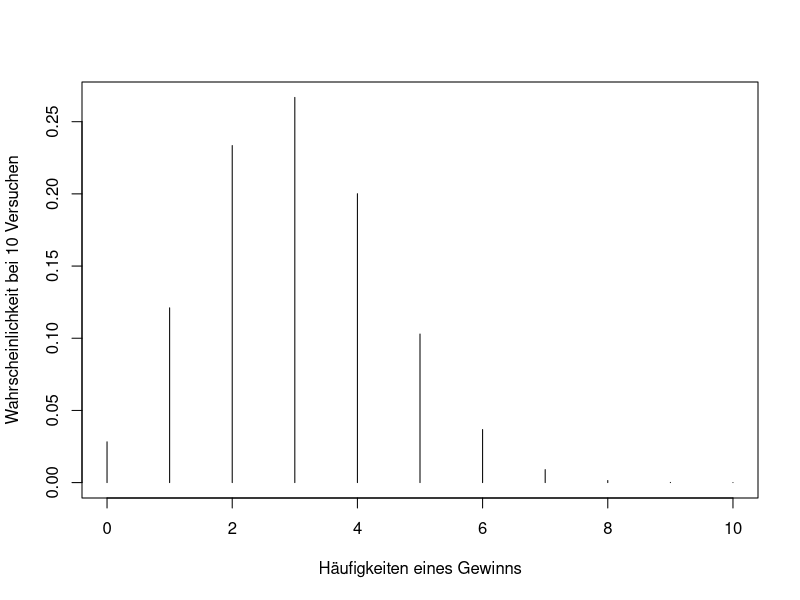
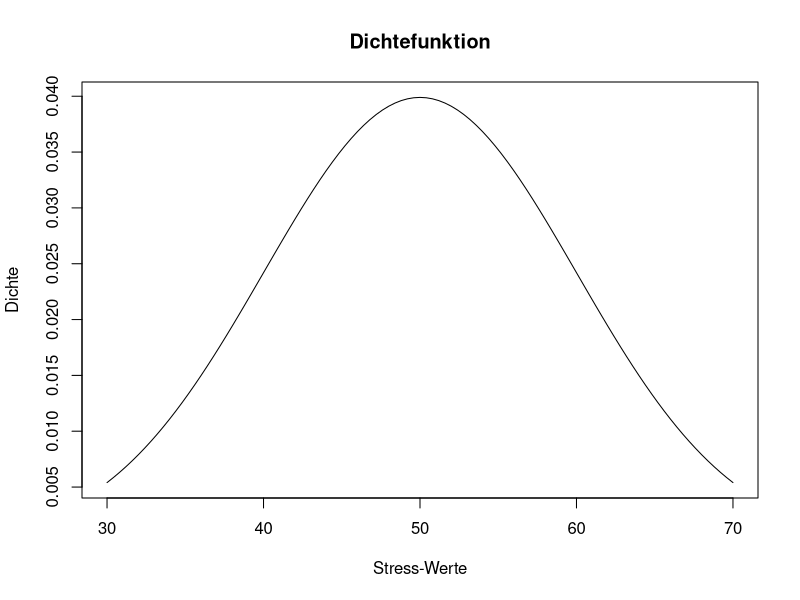
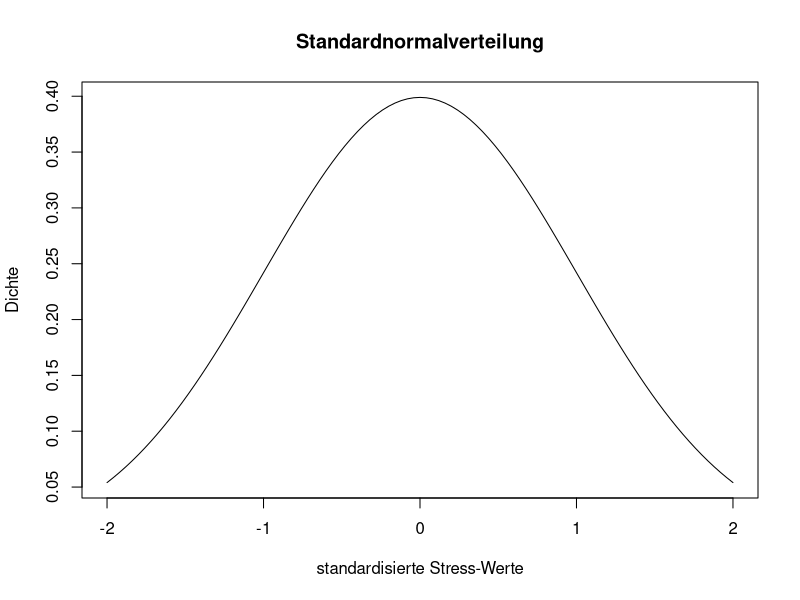
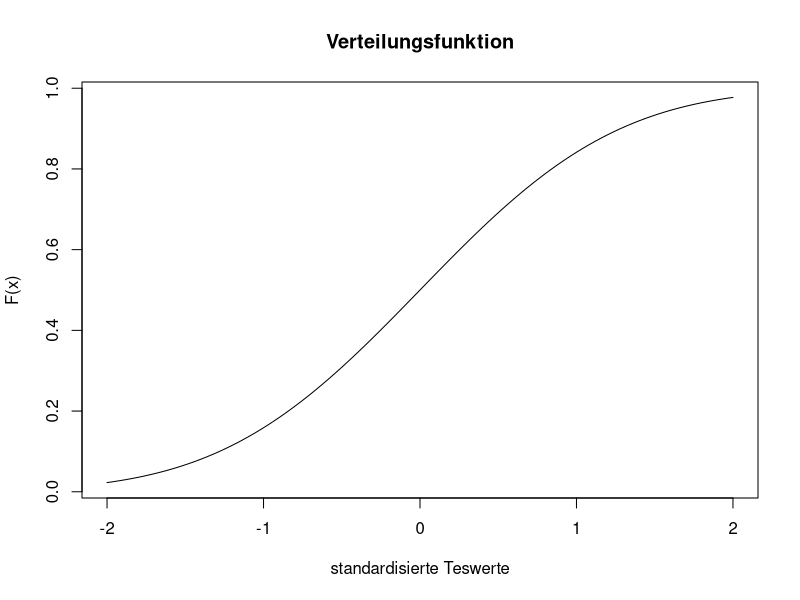

Recreate these plots in R, in order.
## ---- chunk 1
topf <- c('rot','gruen','blau','gelb')
kombis <- expand.grid(topf, topf)
nrow(kombis)
## ---- chunk 2
kombis$gewinn <- kombis$Var1 == 'gruen'|kombis$Var2 == 'gruen'
sum(kombis$gewinn == TRUE)
## ---- chunk 3
muenze <- c('Kopf', 'Zahl')
sample(x = muenze, size = 1)
## ---- chunk 4
set.seed(1901)
kopfwurf <- replicate(n = 5, expr = sample(x = muenze, size = 1)=="Kopf")
## ---- chunk 5
dbinom(x = 4, size = 10, prob = 0.3)
## ---- chunk 6
x <- c(0:10)
probs <- dbinom(x, size = 10, prob = 0.3)
plot(x = x, y = probs, type = "h", xlab = "Häufigkeiten eines Gewinns", ylab = "Wahrscheinlichkeit bei 10 Versuchen")
## ---- chunk 7
pbinom (q = 4, size = 10, prob = 0.3, lower.tail = FALSE)
## ---- chunk 8
pbinom(q = 8, size = 10, prob = 0.3) - pbinom(q = 5, size = 10, prob = 0.3)
## ---- chunk 9
anzahlGewinne <- 10*.3       #Erwartungswert bei 10 Versuchen
GeldErw <- anzahlGewinne * 2 #Erwartungswert in Euro
GeldErw > 5  
## ---- chunk 10
curve (expr = dnorm (x, mean = 50, sd = 10),
       from = 30,
       to = 70,
       main = "Dichtefunktion",
       xlab = "Stress-Werte",
       ylab = "Dichte")
## ---- chunk 11
curve (expr = dnorm (x, mean = 0, sd = 1),
       from = -2,
       to = 2,
       main = "Standardnormalverteilung",
       xlab = "standardisierte Stress-Werte",
       ylab = "Dichte")
## ---- chunk 12
(66-50)/10
## ---- chunk 13
curve (expr = pnorm (x, mean = 0, sd = 1),
       from = -2,
       to = 2,
       main = "Verteilungsfunktion",
       xlab = "standardisierte Teswerte",
       ylab = "F(x)")
